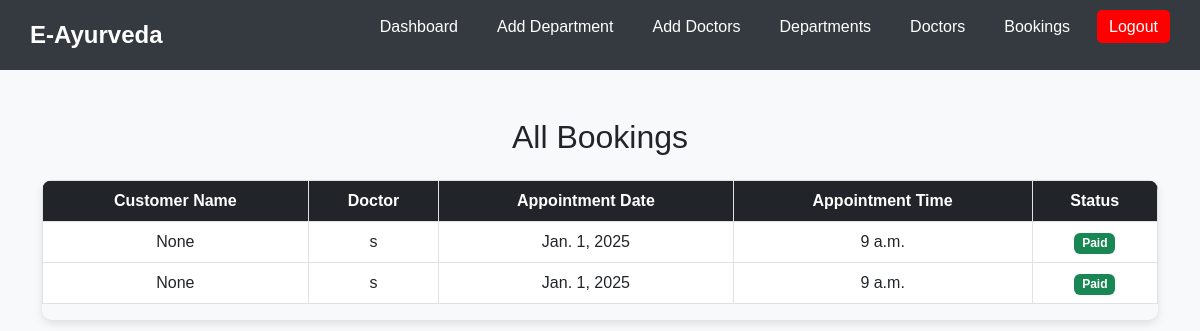
Page /stafbookings/ on the committed database.
### app/models.py (models this page shows, shortened)
class Booking(models.Model):
    doctor = models.ForeignKey(Doctor, on_delete=models.CASCADE, related_name='bookings')
    customer_contact = models.CharField(max_length=15, null=True, blank=True)
    customer_name = models.CharField(max_length=100, null=True, blank=True)
    appointment_date = models.DateField()
    appointment_time = models.TimeField()
    created_at = models.DateTimeField(auto_now_add=True)
    status = models.CharField(
        max_length=20,
        choices=[('Pending', 'Pending'), ('Paid', 'Paid')],
        default='Pending'
    )

class Doctor(models.Model):
    department = models.ForeignKey(Department, on_delete=models.CASCADE, related_name='doctors')
    name = models.CharField(max_length=100)
    bio = models.TextField(blank=True, null=True)
    available = models.BooleanField(default=True)
    consultation_fee = models.DecimalField(max_digits=10, decimal_places=2, default=0.00)  # Add this field

### app/views.py (the view)
# urls.py: path('stafbookings/', views.staff_view_bookings, name='staff-bookings'),
def staff_view_bookings(request):
    bookings = Booking.objects.all()  # Get all bookings
    return render(request, 'staf/staf_bookings.html', {'bookings': bookings})

### templates/staf/staf_bookings.html (shortened to what this page needs)
<!DOCTYPE html>
<html lang="en">
<head>
    <link href="https://cdn.jsdelivr.net/npm/bootstrap@5.3.0/dist/css/bootstrap.min.css" rel="stylesheet">
</head>
<body>
    <nav class="navbar">
        <div class="logo">E-Ayurveda</div>
        <ul>
            <li><a href="../stafhome">Dashboard</a></li>
            <li><a href="../add-department">Add Department</a></li>
            <li><a href="../add-doctor">Add Doctors</a></li>
            <li><a href="../departments">Departments</a></li>
            <li><a href="../doctors">Doctors</a></li>
            <li><a href="../stafbookings">Bookings</a></li>
            <li><a href="../logout" class="logout-btn">Logout</a></li>
        </ul>
    </nav>
    <div class="container mt-5">
        <h2 class="text-center mb-4">All Bookings</h2>
        <div class="table-responsive">
            <table class="table table-hover table-bordered">
                <thead>
                    <tr>
                        <th>Customer Name</th>
                        <th>Doctor</th>
                        <th>Appointment Date</th>
                        <th>Appointment Time</th>
                        <th>Status</th>
                    </tr>
                </thead>
                <tbody>
                    {% for booking in bookings %}
                    <tr>
                        <td>{{ booking.customer_name }}</td>
                        <td>{{ booking.doctor.name }}</td>
                        <td>{{ booking.appointment_date }}</td>
                        <td>{{ booking.appointment_time }}</td>
                        <td>
                            {% if booking.status == "Pending" %}
                            <span class="badge bg-warning text-dark">Pending</span>
                            {% elif booking.status == "Paid" %}
                            <span class="badge bg-success">Paid</span>
                            {% else %}
                            <span class="badge bg-secondary">Unknown</span>
                            {% endif %}
                        </td>
                    </tr>
                    {% empty %}
                    <tr>
                        <td colspan="5" class="text-center text-muted">No bookings available.</td>
                    </tr>
                    {% endfor %}
                </tbody>
            </table>
        </div>
    </div>
</body>
</html>

### templates/staf/staf_bookings.html (style rules this page uses)
body { background-color: #f8f9fa; font-family: 'Arial', sans-serif; }
.navbar { background-color: #343a40; display: flex; justify-content: space-between; align-items: center; padding: 15px 30px; }
.navbar .logo { color: white; font-size: 24px; font-weight: bold; }
.navbar ul { list-style: none; display: flex; gap: 15px; }
.navbar ul li { display: inline; }
.navbar ul li a { text-decoration: none; color: white; font-size: 16px; padding: 8px 12px; transition: 0.3s; }
.table th { text-align: center; background-color: #212529; color: white; }
.table td { vertical-align: middle; text-align: center; }
.table-responsive { margin-top: 20px; border-radius: 10px; overflow: hidden; box-shadow: 0px 4px 8px rgba(0, 0, 0, 0.1); }
.logout-btn { background-color: red; color: white; padding: 8px 12px; border-radius: 5px; text-decoration: none; transition: 0.3s; }

### rows in the picture
Booking: customer_name "None", doctor.name "s", appointment_date "Jan. 1, 2025", appointment_time "9 a.m.", status "Paid"
Booking: customer_name "None", doctor.name "s", appointment_date "Jan. 1, 2025", appointment_time "9 a.m.", status "Paid"
